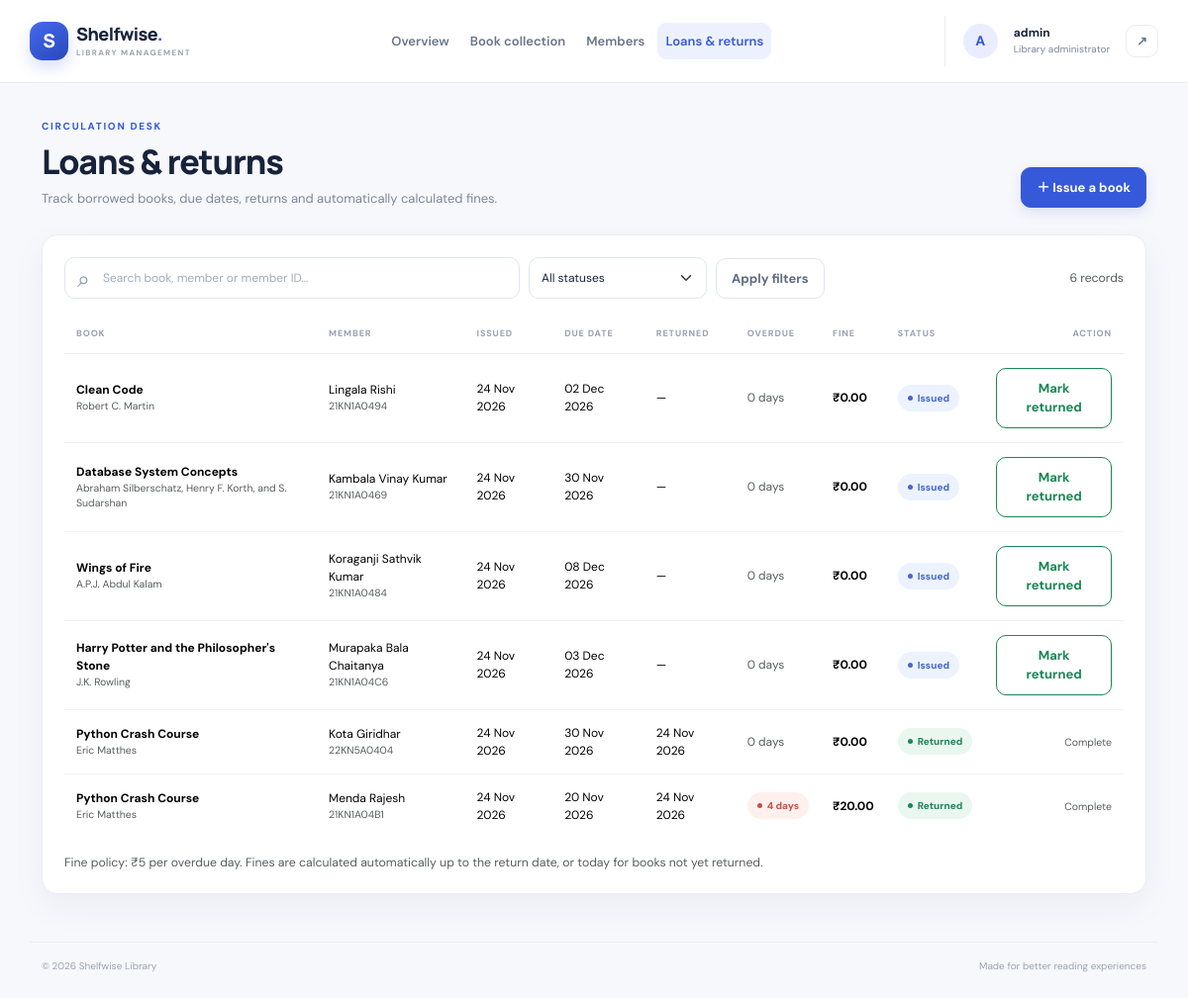
Page /loans/ (signed in) on the committed database.
### library/models.py (models this page shows, shortened)
class Loan(models.Model):
    STATUS_CHOICES = [("issued", "Issued"), ("returned", "Returned")]
    FINE_PER_DAY = Decimal("5.00")  # Change this amount to adjust the daily fine.
    book = models.ForeignKey(Book, on_delete=models.PROTECT, related_name="loans")
    member = models.ForeignKey(Member, on_delete=models.PROTECT, related_name="loans")
    issue_date = models.DateField(default=timezone.localdate)
    due_date = models.DateField()
    return_date = models.DateField(null=True, blank=True)
    status = models.CharField(max_length=10, choices=STATUS_CHOICES, default="issued")
    notes = models.CharField(max_length=250, blank=True)
    class Meta:
        ordering = ["-issue_date", "-id"]
    @property
    def overdue_days(self):
        end_date = self.return_date if self.status == "returned" else timezone.localdate()
        if end_date and end_date > self.due_date:
            return (end_date - self.due_date).days
        return 0
    @property
    def fine_amount(self):
        return Decimal(self.overdue_days) * self.FINE_PER_DAY
    @property
    def is_overdue(self):
        return self.status == "issued" and self.overdue_days > 0

class Book(models.Model):
    title = models.CharField(max_length=200)
    author = models.CharField(max_length=150)
    isbn = models.CharField("ISBN", max_length=20, unique=True)
    category = models.CharField(max_length=100, blank=True)
    publisher = models.CharField(max_length=150, blank=True)
    published_year = models.PositiveIntegerField(null=True, blank=True)
    total_copies = models.PositiveIntegerField(default=1, validators=[MinValueValidator(1)])
    available_copies = models.PositiveIntegerField(default=1)
    description = models.TextField(blank=True)
    created_at = models.DateTimeField(auto_now_add=True)
    class Meta:
        ordering = ["title"]

class Member(models.Model):
    full_name = models.CharField(max_length=150)
    member_id = models.CharField(max_length=30, unique=True)
    email = models.EmailField(unique=True)
    phone = models.CharField(max_length=20, blank=True)
    address = models.TextField(blank=True)
    joined_on = models.DateField(default=timezone.localdate)
    is_active = models.BooleanField(default=True)
    class Meta:
        ordering = ["full_name"]

### library/views.py (the view)
# urls.py: path("loans/", views.loan_list, name="loan_list"),
@login_required
def loan_list(request):
    q = request.GET.get("q", "").strip()
    status = request.GET.get("status", "")
    loans = Loan.objects.select_related("book", "member")
    if q:
        loans = loans.filter(Q(book__title__icontains=q) | Q(member__full_name__icontains=q) | Q(member__member_id__icontains=q))
    if status in ("issued", "returned"):
        loans = loans.filter(status=status)
    paginator = Paginator(loans, 10)
    page_obj = paginator.get_page(request.GET.get("page"))
    return render(request, "library/loan_list.html", {"loans": page_obj, "page_obj": page_obj, "q": q, "status": status, "result_count": paginator.count})

### templates/library/loan_list.html (shortened to what this page needs)
{% extends "base.html" %}{% block title %}Loans & returns · Shelfwise{% endblock %}
{% block content %}
<div class="page-heading"><div><p class="eyebrow">CIRCULATION DESK</p><h1>Loans & returns</h1><p>Track borrowed books, due dates, returns and automatically calculated fines.</p></div><a class="btn btn-primary" href="{% url 'loan_create' %}">＋ Issue a book</a></div>
<section class="panel"><form class="toolbar" method="get"><div class="search-wrap"><input class="form-control search-input" name="q" value="{{ q }}" placeholder="Search book, member or member ID…" aria-label="Search loans"></div><select class="form-select status-select" name="status" aria-label="Filter by status"><option value="">All statuses</option></select><button class="btn btn-outline-secondary">Apply filters</button><span class="ms-auto small text-muted align-self-center">{{ result_count }} record{{ result_count|pluralize }}</span></form>
<div class="table-responsive"><table class="table align-middle"><thead><tr><th>Book</th><th>Member</th><th>Issued</th><th>Due date</th><th>Returned</th><th>Overdue</th><th>Fine</th><th>Status</th><th class="text-end">Action</th></tr></thead><tbody>
{% for loan in loans %}<tr>
<td><strong>{{ loan.book.title }}</strong><div class="small text-muted">{{ loan.book.author }}</div></td>
<td>{{ loan.member.full_name }}<div class="small text-muted">{{ loan.member.member_id }}</div></td>
<td>{{ loan.issue_date|date:"d M Y" }}</td><td>{{ loan.due_date|date:"d M Y" }}</td><td>{{ loan.return_date|date:"d M Y"|default:"—" }}</td>
<td>{% if loan.overdue_days > 0 %}<span class="status-pill overdue">{{ loan.overdue_days }} days</span>{% else %}<span class="text-muted">0 days</span>{% endif %}</td>
<td class="fw-bold">₹{{ loan.fine_amount|floatformat:2 }}</td>
<td>{% if loan.status == "returned" %}<span class="status-pill returned">Returned</span>{% elif loan.is_overdue %}<span class="status-pill overdue">Overdue</span>{% else %}<span class="status-pill issued">Issued</span>{% endif %}</td>
<td class="text-end">{% if loan.status == "issued" %}<form method="post" action="{% url 'loan_return' loan.pk %}" data-confirm="Mark this book as returned?">{% csrf_token %}<button class="btn btn-sm btn-outline-success">Mark returned</button></form>{% else %}<span class="text-muted small">Complete</span>{% endif %}</td>
</tr>{% empty %}<tr><td colspan="9"><div class="empty-state"><div class="empty-state-icon">↗</div><strong>No loan records found</strong><div>Issue a book to create your first loan record.</div></div></td></tr>{% endfor %}
</tbody></table></div>
<p class="small text-muted mt-3 mb-0">Fine policy: ₹5 per overdue day. Fines are calculated automatically up to the return date, or today for books not yet returned.</p>
</section>{% endblock %}

### templates/base.html (shortened to what this page needs)
{% load static %}
<!doctype html>
<html lang="en">
<head>
  <link href="https://cdn.jsdelivr.net/npm/bootstrap@5.3.3/dist/css/bootstrap.min.css" rel="stylesheet">
  <link rel="stylesheet" href="{% static 'css/style.css' %}">
</head>
<body>
{% if user.is_authenticated %}
<header class="topbar sticky-top">
  <nav class="navbar navbar-expand-lg container-xl py-3">
    <a class="navbar-brand d-flex align-items-center gap-2" href="{% url 'dashboard' %}">
      <span class="brand-mark"><span> S </span></span><span class="brand-name">Shelfwise<span class="brand-dot">.</span><small>LIBRARY MANAGEMENT</small></span>
    </a>
    <div class="collapse navbar-collapse" id="mainNav">
      <ul class="navbar-nav mx-lg-auto my-3 my-lg-0 nav-pills-custom">
        <li class="nav-item"><a class="nav-link {% if request.resolver_match.url_name == 'dashboard' %}active{% endif %}" href="{% url 'dashboard' %}">Overview</a></li>
        <li class="nav-item"><a class="nav-link {% if 'book' in request.resolver_match.url_name %}active{% endif %}" href="{% url 'book_list' %}">Book collection</a></li>
        <li class="nav-item"><a class="nav-link {% if 'member' in request.resolver_match.url_name %}active{% endif %}" href="{% url 'member_list' %}">Members</a></li>
        <li class="nav-item"><a class="nav-link {% if 'loan' in request.resolver_match.url_name %}active{% endif %}" href="{% url 'loan_list' %}">Loans & returns</a></li>
      </ul>
      <div class="account-area d-flex align-items-center gap-3 py-2">
        <div class="account-avatar">{{ user.username|first|upper }}</div>
        <div class="account-copy"><strong>{{ user.username }}</strong><span>Library administrator</span></div>
        <form method="post" action="{% url 'logout' %}">{% csrf_token %}<button class="btn btn-quiet btn-sm" title="Sign out" aria-label="Sign out">↗</button></form>
      </div>
    </div>
  </nav>
</header>
{% endif %}
<main class="{% if user.is_authenticated %}container-xl app-main{% else %}login-shell{% endif %}">
  {% block content %}{% endblock %}
</main>
{% if user.is_authenticated %}<footer class="app-footer container-xl"><span>© {% now "Y" %} Shelfwise Library</span><span>Made for better reading experiences</span></footer>{% endif %}
</body>
</html>

### static/css/style.css (style rules this page uses)
:root { --ink:#17233b;--muted:#7c879b;--primary:#3659d9;--primary-dark:#2948bb;--line:#e9edf4;--surface:#fff;--bg:#f7f8fc;--green:#16845b;--red:#c44d4d;--amber:#b7791f;--shadow:0 12px 34px rgba(28,43,75,.055) }
* { box-sizing:border-box }
html { scroll-behavior:smooth }
body { font-family:'DM Sans',sans-serif;background:var(--bg);color:var(--ink);font-size:14px;min-height:100vh;-webkit-font-smoothing:antialiased }
.topbar { background:rgba(255,255,255,.94);border-bottom:1px solid var(--line);backdrop-filter:blur(14px) }
.navbar { min-height:76px }
.navbar-brand { text-decoration:none;margin-right:20px }
.brand-mark { display:grid;place-items:center;width:39px;height:39px;border-radius:13px;background:linear-gradient(145deg,#4569ed,#2948bd);color:white;font-family:Manrope,sans-serif;font-size:19px;font-weight:800;box-shadow:0 7px 16px #3659d933 }
.brand-name { font-family:Manrope,sans-serif;font-size:18px;line-height:1.05;font-weight:800;letter-spacing:-.6px;color:var(--ink) }
.brand-dot { color:var(--primary) }
.brand-name small { display:block;margin-top:5px;font:700 8px 'DM Sans',sans-serif;letter-spacing:1.35px;color:#9aa3b3 }
.nav-pills-custom { gap:5px }
.nav-pills-custom .nav-link { color:#69758b;padding:9px 14px;border-radius:9px;font-size:13px;font-weight:600;transition:.2s }
.nav-pills-custom .nav-link.active { background:#edf1ff;color:var(--primary) }
.account-area { border-left:1px solid var(--line);padding-left:18px }
.account-avatar { width:35px;height:35px;display:grid;place-items:center;border-radius:50%;background:#e9edff;color:var(--primary);font-weight:800 }
.account-copy { display:flex;flex-direction:column;line-height:1.25 }
.account-copy strong { font-size:12px }
.account-copy span { font-size:10px;color:var(--muted);margin-top:3px }
.btn { border-radius:10px;font-weight:700;padding:10px 15px;font-size:13px;transition:transform .18s,box-shadow .18s,background .18s }
.btn-primary { background:var(--primary);border-color:var(--primary);box-shadow:0 5px 13px #3659d925 }
.btn-quiet { border:1px solid var(--line);color:#6d7890;padding:6px 10px }
.btn-outline-secondary { border-color:#dfe4ed;color:#5f6b80 }
.app-main { padding-top:36px;padding-bottom:48px;min-height:calc(100vh - 150px) }
.page-heading { display:flex;justify-content:space-between;align-items:flex-end;gap:18px;margin-bottom:27px }
.eyebrow { font-size:10px;letter-spacing:1.7px;font-weight:800;color:var(--primary);margin-bottom:8px }
.page-heading h1 { font-family:Manrope,sans-serif;font-size:clamp(25px,3vw,34px);font-weight:800;letter-spacing:-1.2px;color:#17233b;margin:0 0 7px }
.page-heading p:not(.eyebrow) { color:var(--muted);margin:0;font-size:13px }
.stat-card,.panel,.form-panel { background:var(--surface);border:1px solid var(--line);border-radius:16px;box-shadow:var(--shadow) }
.panel { padding:22px;overflow:hidden }
.table { --bs-table-bg:transparent;color:var(--ink);font-size:12px;margin-bottom:0 }
.table thead th { font-size:9px;text-transform:uppercase;letter-spacing:.9px;color:#9aa3b3;font-weight:800;border-bottom-color:var(--line);white-space:nowrap;padding:12px 12px }
.table td { border-bottom-color:#f0f2f6;padding:14px 12px;vertical-align:middle }
.table tbody tr:last-child td { border-bottom:0 }
.table tbody tr { transition:background .15s }
.status-pill { display:inline-flex;align-items:center;gap:5px;border-radius:30px;padding:6px 10px;font-size:10px;font-weight:800;white-space:nowrap }
.status-pill.returned { background:#eaf7f0;color:#21845c }
.status-pill.issued { background:#edf2ff;color:#4568c8 }
.status-pill.overdue { background:#fff0ee;color:#c45148 }
.status-pill:before { content:'';width:5px;height:5px;border-radius:50%;background:currentColor }
.toolbar { display:flex;gap:9px;align-items:center;flex-wrap:wrap;padding:0 0 17px }
.search-wrap { position:relative;flex:1 1 300px;max-width:460px }
.search-wrap:before { content:'⌕';position:absolute;left:13px;top:5px;font-size:23px;color:#8b96aa }
.search-input { padding-left:38px!important }
.form-control,.form-select { border:1px solid #e1e6ef;border-radius:10px;padding:10px 12px;font-size:12px;color:var(--ink);background-color:#fff;min-height:42px }
.form-control::placeholder { color:#a3abba }
.status-select { max-width:180px }
.form-control,.form-select { width:100% }
.app-footer { display:flex;justify-content:space-between;gap:12px;padding:16px 12px 25px;color:#9aa3b3;font-size:10px;border-top:1px solid var(--line) }

### rows in the picture
Loan: book "Clean Code", book.author "Robert C. Martin", member.full_name "Lingala Rishi", member.member_id "21KN1A0494", issue_date "24 Nov 2026", due_date "02 Dec 2026", return_date "—", shows "0 days", fine_amount "0.00", shows "Issued", shows "Mark returned"
Loan: book "Database System Concepts", book.author "Abraham Silberschatz, Henry F. Korth, and S. Sudarshan", member.full_name "Kambala Vinay Kumar", member.member_id "21KN1A0469", issue_date "24 Nov 2026", due_date "30 Nov 2026", return_date "—", shows "0 days", fine_amount "0.00", shows "Issued", shows "Mark returned"
Loan: book "Wings of Fire", book.author "A.P.J. Abdul Kalam", member.full_name "Koraganji Sathvik Kumar", member.member_id "21KN1A0484", issue_date "24 Nov 2026", due_date "08 Dec 2026", return_date "—", shows "0 days", fine_amount "0.00", shows "Issued", shows "Mark returned"
Loan: book "Harry Potter and the Philosopher's Stone", book.author "J.K. Rowling", member.full_name "Murapaka Bala Chaitanya", member.member_id "21KN1A04C6", issue_date "24 Nov 2026", due_date "03 Dec 2026", return_date "—", shows "0 days", fine_amount "0.00", shows "Issued", shows "Mark returned"
Loan: book "Python Crash Course", book.author "Eric Matthes", member.full_name "Kota Giridhar", member.member_id "22KN5A0404", issue_date "24 Nov 2026", due_date "30 Nov 2026", return_date "24 Nov 2026", shows "0 days", fine_amount "0.00", shows "Returned", shows "Complete"
Loan: book "Python Crash Course", book.author "Eric Matthes", member.full_name "Menda Rajesh", member.member_id "21KN1A04B1", issue_date "24 Nov 2026", due_date "20 Nov 2026", return_date "24 Nov 2026", overdue_days "4", fine_amount "20.00", shows "Returned", shows "Complete"

### other values in the picture
{{ user.username|first|upper }} "A"
{{ user.username }} "admin"
{{ result_count }} "6"
